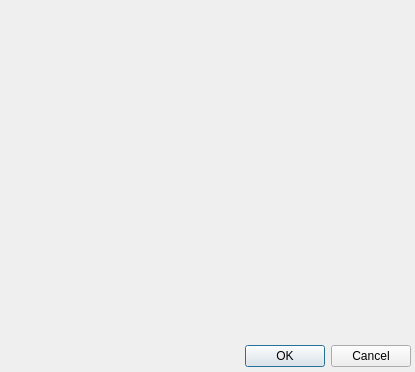
<?xml version="1.0" encoding="UTF-8"?>
<ui version="4.0">
 <class>lightColourDialog</class>
 <widget class="QDialog" name="lightColourDialog">
  <property name="geometry">
   <rect>
    <x>0</x>
    <y>0</y>
    <width>415</width>
    <height>372</height>
   </rect>
  </property>
  <property name="windowTitle">
   <string>Light Colour Dialog</string>
  </property>
  <widget class="QDialogButtonBox" name="buttonBox">
   <property name="geometry">
    <rect>
     <x>150</x>
     <y>340</y>
     <width>261</width>
     <height>32</height>
    </rect>
   </property>
   <property name="orientation">
    <enum>Qt::Horizontal</enum>
   </property>
   <property name="standardButtons">
    <set>QDialogButtonBox::Cancel|QDialogButtonBox::Ok</set>
   </property>
  </widget>
 </widget>
 <resources/>
 <connections>
  <connection>
   <sender>buttonBox</sender>
   <signal>accepted()</signal>
   <receiver>lightColourDialog</receiver>
   <slot>accept()</slot>
   <hints>
    <hint type="sourcelabel">
     <x>248</x>
     <y>254</y>
    </hint>
    <hint type="destinationlabel">
     <x>157</x>
     <y>274</y>
    </hint>
   </hints>
  </connection>
  <connection>
   <sender>buttonBox</sender>
   <signal>rejected()</signal>
   <receiver>lightColourDialog</receiver>
   <slot>reject()</slot>
   <hints>
    <hint type="sourcelabel">
     <x>316</x>
     <y>260</y>
    </hint>
    <hint type="destinationlabel">
     <x>286</x>
     <y>274</y>
    </hint>
   </hints>
  </connection>
 </connections>
</ui>
